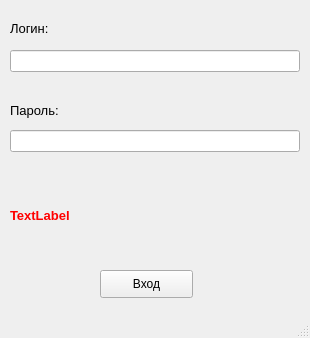
<?xml version="1.0" encoding="UTF-8"?>
<ui version="4.0">
 <class>MainWindow</class>
 <widget class="QMainWindow" name="MainWindow">
  <property name="geometry">
   <rect>
    <x>0</x>
    <y>0</y>
    <width>310</width>
    <height>338</height>
   </rect>
  </property>
  <property name="windowTitle">
   <string>Авторизация</string>
  </property>
  <widget class="QWidget" name="centralwidget">
   <widget class="QLabel" name="label">
    <property name="geometry">
     <rect>
      <x>10</x>
      <y>20</y>
      <width>55</width>
      <height>16</height>
     </rect>
    </property>
    <property name="font">
     <font>
      <pointsize>10</pointsize>
     </font>
    </property>
    <property name="text">
     <string>Логин:</string>
    </property>
   </widget>
   <widget class="QLabel" name="label_2">
    <property name="geometry">
     <rect>
      <x>10</x>
      <y>100</y>
      <width>71</width>
      <height>21</height>
     </rect>
    </property>
    <property name="font">
     <font>
      <pointsize>10</pointsize>
     </font>
    </property>
    <property name="text">
     <string>Пароль:</string>
    </property>
   </widget>
   <widget class="QPushButton" name="pushButton">
    <property name="geometry">
     <rect>
      <x>100</x>
      <y>270</y>
      <width>93</width>
      <height>28</height>
     </rect>
    </property>
    <property name="text">
     <string>Вход</string>
    </property>
   </widget>
   <widget class="QLabel" name="auth_error">
    <property name="geometry">
     <rect>
      <x>10</x>
      <y>200</y>
      <width>351</width>
      <height>31</height>
     </rect>
    </property>
    <property name="font">
     <font>
      <pointsize>10</pointsize>
      <weight>75</weight>
      <bold>true</bold>
      <strikeout>false</strikeout>
     </font>
    </property>
    <property name="styleSheet">
     <string notr="true">QLabel {color: red}</string>
    </property>
    <property name="text">
     <string>TextLabel</string>
    </property>
   </widget>
   <widget class="QLineEdit" name="username_input">
    <property name="geometry">
     <rect>
      <x>10</x>
      <y>50</y>
      <width>290</width>
      <height>22</height>
     </rect>
    </property>
   </widget>
   <widget class="QLineEdit" name="password_input">
    <property name="geometry">
     <rect>
      <x>10</x>
      <y>130</y>
      <width>290</width>
      <height>22</height>
     </rect>
    </property>
   </widget>
  </widget>
  <widget class="QMenuBar" name="menubar">
   <property name="geometry">
    <rect>
     <x>0</x>
     <y>0</y>
     <width>310</width>
     <height>26</height>
    </rect>
   </property>
  </widget>
  <widget class="QStatusBar" name="statusbar"/>
 </widget>
 <resources/>
 <connections/>
</ui>
